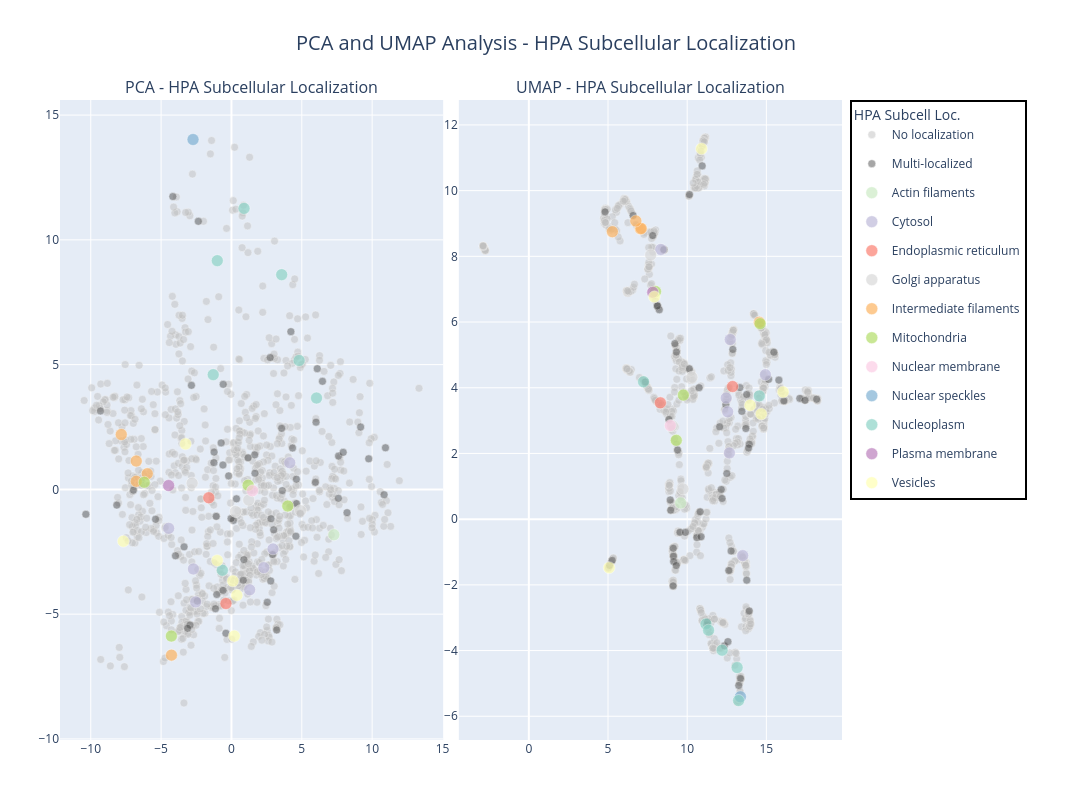

Notebook source saved alongside this figure:
### Code cell
import pandas as pd
import numpy as np
import plotly.express as px
import plotly.graph_objects as go
from plotly.subplots import make_subplots

def create_localization_only_plots(df):
   """Create PCA and UMAP plots colored only by localization"""
   
   df = df.copy()
   df['localization_category'] = df.apply(lambda row: 
       'No localization' if (pd.isna(row['Metadata_hpa_main_loc']) or row['Metadata_hpa_main_loc'] == 'None') else
       'Multi-localized' if (';' in str(row['Metadata_hpa_main_loc']) or 
                            (not pd.isna(row['Metadata_hpa_additional_loc']) and 
                             row['Metadata_hpa_additional_loc'] != 'None')) else
       str(row['Metadata_hpa_main_loc']), axis=1
   )
   
   # Create subplots with reduced spacing
   fig = make_subplots(
       rows=1, cols=2,
       subplot_titles=('PCA - HPA Subcellular Localization', 'UMAP - HPA Subcellular Localization'),
       horizontal_spacing=0.02
   )
   
   # Color schemes
   unique_locs = [loc for loc in df['localization_category'].unique() 
                  if loc not in ['No localization', 'Multi-localized']]
   colors = px.colors.qualitative.Set3 + px.colors.qualitative.Pastel + px.colors.qualitative.Set1
   loc_colors = {loc: colors[i % len(colors)] for i, loc in enumerate(unique_locs)}
   loc_colors['No localization'] = '#C0C0C0'
   loc_colors['Multi-localized'] = '#505050'
   
   # Plot configurations
   plots_config = [
       ('PC1', 'PC2', 1, 1),
       ('UMAP1', 'UMAP2', 1, 2)
   ]
   
   # Define plotting order: background categories first, then specific localizations
   background_categories = ['No localization', 'Multi-localized']
   specific_categories = [cat for cat in sorted(df['localization_category'].unique()) 
                        if cat not in background_categories]
   plot_order = background_categories + specific_categories
   
   for x_col, y_col, row, col in plots_config:
       for i, value in enumerate(plot_order):
           if value not in df['localization_category'].values:
               continue
               
           subset = df[df['localization_category'] == value]
           
           if len(subset) == 0:
               continue
           
           color = loc_colors.get(value, '#000000')
           # Make background categories less prominent but still visible
           if value in ['No localization', 'Multi-localized']:
               opacity = 0.5
               size = 8
           else:
               opacity = 0.7
               size = 12
           
           # Only show legend for first subplot to avoid duplicates
           show_legend = (col == 1)
           
           fig.add_trace(
               go.Scatter(
                   x=subset[x_col],
                   y=subset[y_col],
                   mode='markers',
                   name=str(value),
                   legendgroup=str(value),
                   showlegend=show_legend,
                   marker=dict(
                       color=color, 
                       size=size, 
                       opacity=opacity,
                       line=dict(width=0.5, color='white')
                   ),
                   customdata=np.column_stack((
                       subset.index,
                       subset['Metadata_hpa_main_loc'].fillna('None')
                   )),
                   hovertemplate='<b>%{customdata[0]}</b><br>' +
                                f'{x_col}: %{{x:.3f}}<br>' +
                                f'{y_col}: %{{y:.3f}}<br>' +
                                'Localization: %{customdata[1]}<br>' +
                                '<extra></extra>'
               ),
               row=row, col=col
           )
   
   # Update subplot titles with larger font
   for i, annotation in enumerate(fig['layout']['annotations']):
       annotation['font'] = dict(size=16)
   
   fig.update_layout(
       title=dict(
           text='PCA and UMAP Analysis - HPA Subcellular Localization',
           font=dict(size=20),
           x=0.5
       ),
       height=800,
       width=1600,
       legend=dict(
           title=dict(text='HPA Subcell Loc.', font=dict(size=14)),
           font=dict(size=12),
           yanchor="top",
           y=1.0,
           xanchor="left",
           x=1.01,
           bgcolor="rgba(255,255,255,0.9)",
           bordercolor="Black",
           borderwidth=2
       ),
       margin=dict(l=60, r=250, t=100, b=60),
       showlegend=True
   )
   
   # Update axis labels
   fig.update_xaxes(title_font=dict(size=14), tickfont=dict(size=12))
   fig.update_yaxes(title_font=dict(size=14), tickfont=dict(size=12))
   
   return fig

# Usage
dashboard = create_localization_only_plots(df=data_results.set_index("Metadata_gene_allele"))
dashboard.show()

# Show summary statistics
print("\nDataset Summary:")
print(f"Total genes: {len(data_results)}")
df_indexed = data_results.set_index("Metadata_gene_allele")
df_indexed['localization_category'] = df_indexed.apply(lambda row: 
   'No localization' if (pd.isna(row['Metadata_hpa_main_loc']) or row['Metadata_hpa_main_loc'] == 'None') else
   'Multi-localized' if (';' in str(row['Metadata_hpa_main_loc']) or 
                        (not pd.isna(row['Metadata_hpa_additional_loc']) and 
                         row['Metadata_hpa_additional_loc'] != 'None')) else
   str(row['Metadata_hpa_main_loc']), axis=1
)
print(f"Localization patterns:")
print(df_indexed['localization_category'].value_counts())

### Figure 1 — Plotly figure (JSON) as saved in the notebook; plotly's stock layout.template omitted (floating-point values rounded to 4 significant figures; data arrays with more than 128 entries replaced by an {"elided": "..."} marker saying what was removed)
{"data": [{"customdata": {"elided": "909x2 str values"}, "hovertemplate": "<b>%{customdata[0]}</b><br>PC1: %{x:.3f}<br>PC2: %{y:.3f}<br>Localization: %{customdata[1]}<br><extra></extra>", "legendgroup": "No localization", "marker": {"color": "#C0C0C0", "line": {"color": "white", "width": 0.5}, "opacity": 0.5, "size": 8}, "mode": "markers", "name": "No localization", "showlegend": true, "type": "scatter", "x": {"elided": "909 float values"}, "xaxis": "x", "y": {"elided": "909 float values"}, "yaxis": "y"}, {"customdata": [["BRIP1", "Nuclear membrane;Nucleoplasm"], ["IL2RG", "Plasma membrane"], ["SOS2", "Nucleoplasm;Vesicles"], ["BRAF", "Cytosol;Vesicles"], ["PDGFRB", "Vesicles"], ["AIPL1", "Nuclear speckles"], ["HPRT1", "Cytosol"], ["TPM3", "Actin filaments"], ["CCBE1", "Cytosol;Plasma membrane"], ["FXN", "Mitochondria"], ["DOLK", "Nucleoli;Nucleoplasm"], ["FOXP3", "Nucleoplasm"], ["TPM1", "Actin filaments"], ["FLCN", "Cytosol"], ["DIABLO", "Mitochondria"], ["SDC3", "Mitochondria"], ["RAF1", "Cytosol;Plasma membrane"], ["ZC4H2", "Microtubules;Primary cilium;Vesicles"], ["IMPDH1", "Cytosol"], ["SMAD3", "Nucleoplasm"], ["SHOC2", "Cytosol;Nucleoplasm"], ["PNPO", "Cytosol;Nucleoplasm"], ["LITAF", "Nucleoplasm"], ["FKBP6", "Cytosol;Nucleoli fibrillar center"], ["BFSP2", "Cytosol;Plasma membrane"], ["GRN", "Lysosomes"], ["UBQLN2", "Cytosol"], ["SMAD1", "Cytosol;Nucleoplasm"], ["NMNAT1", "Nuclear bodies;Nucleoplasm"], ["SIX1", "Nucleoplasm"], ["LIG4", "Nucleoplasm"], ["PYGL", "Cytosol;Plasma membrane"], ["WRAP53", "Nuclear bodies"], ["APOA1", "Vesicles"], ["BRCA1", "Nuclear bodies;Nucleoplasm"], ["NT5C3A", "Cytosol;Endoplasmic reticulum"], ["MVK", "Cytosol;Vesicles"], ["SNIP1", "Nucleoplasm"], ["SMARCB1", "Nucleoplasm"], ["IRAK4", "Cytosol;Microtubules"], ["NFU1", "Cytosol"], ["PNKP", "Nucleoli;Nucleoplasm"], ["NEXN", "Actin filaments;Plasma membrane"], ["KCTD1", "Nucleoplasm"], ["G6PD", "Cytosol"], ["RP2", "End piece;Mid piece;Plasma membrane;Principal piece"], ["ZMYND10", "Basal body;Plasma membrane"], ["GLYCTK", "Cytosol"], ["EMD", "Nuclear membrane"], ["CDKN1A", "Nuclear bodies;Nucleoplasm"], ["GALE", "Cytosol;Golgi apparatus"], ["RET", "Cytosol;Golgi apparatus"], ["POLR1C", "Nucleoli fibrillar center;Nucleoplasm"], ["NR0B1", "Nuclear speckles"], ["BAP1", "Nucleoplasm"], ["BAG3", "Cytosol"], ["MYOZ2", "Cytosol;Nucleoplasm"], ["BCL10", "Cytosol"], ["KRT2", "Cytosol;Intermediate filaments"]], "hovertemplate": "<b>%{customdata[0]}</b><br>PC1: %{x:.3f}<br>PC2: %{y:.3f}<br>Localization: %{customdata[1]}<br><extra></extra>", "legendgroup": "Multi-localized", "marker": {"color": "#505050", "line": {"color": "white", "width": 0.5}, "opacity": 0.5, "size": 8}, "mode": "markers", "name": "Multi-localized", "showlegend": true, "type": "scatter", "x": [9.182, 4.342, 10.95, -2.43, 5.967, 0.1391, -1.041, -1.247, 3.613, -1.091, 4.628, 6.098, 3.215, -0.1982, -6.966, 8.215, 0.8855, 3.569, -0.02738, 1.655, 7.596, -10.35, -0.6044, 4.581, 7.609, -5.394, -3.977, 4.615, -4.166, 6.469, 9.758, -2.947, 0.8405, -1.234, 4.89, -8.148, -3.368, -2.354, 2.546, 10.85, 6.012, 4.224, 2.788, -1.138, -3.115, 2.92, 3.001, 1.179, 7.941, 2.752, -0.5986, -2.844, 0.3571, -0.5855, 2.809, -0.3939, 1.673, -9.31, -0.7323], "xaxis": "x", "y": [2.499, 1.659, 1.667, -4.475, 0.2863, -1.244, -4.211, 1.072, -0.05008, -1.081, -0.5712, 4.837, -5.635, 0.5413, -0.03138, -0.9332, -2.816, 2.447, -1.17, 1.384, -0.3564, -0.9969, 0.9769, -1.876, 1.336, -1.197, -2.661, 0.4087, 11.74, 4.33, 1.225, -5.437, -3.643, 1.495, -0.9658, -0.6296, -2.303, 10.74, -4.524, -0.2145, 2.693, 6.321, -3.669, -4.783, -5.567, -2.611, -1.621, 1.265, 1.485, 5.282, -4.05, 4.17, -0.3786, 4.21, -1.177, -5.764, 0.647, 3.142, 1.862], "yaxis": "y"}, {"customdata": [["FGD4", "Actin filaments"]], "hovertemplate": "<b>%{customdata[0]}</b><br>PC1: %{x:.3f}<br>PC2: %{y:.3f}<br>Localization: %{customdata[1]}<br><extra></extra>", "legendgroup": "Actin filaments", "marker": {"color": "rgb(204,235,197)", "line": {"color": "white", "width": 0.5}, "opacity": 0.7, "size": 12}, "mode": "markers", "name": "Actin filaments", "showlegend": true, "type": "scatter", "x": [7.28], "xaxis": "x", "y": [-1.818], "yaxis": "y"}, {"customdata": [["NCF2", "Cytosol"], ["TH", "Cytosol"], ["GCK", "Cytosol"], ["KRAS", "Cytosol"], ["AMPD2", "Cytosol"], ["PRKAR1A", "Cytosol"], ["DCX", "Cytosol"]], "hovertemplate": "<b>%{customdata[0]}</b><br>PC1: %{x:.3f}<br>PC2: %{y:.3f}<br>Localization: %{customdata[1]}<br><extra></extra>", "legendgroup": "Cytosol", "marker": {"color": "rgb(190,186,218)", "line": {"color": "white", "width": 0.5}, "opacity": 0.7, "size": 12}, "mode": "markers", "name": "Cytosol", "showlegend": true, "type": "scatter", "x": [1.296, -2.543, 2.954, 4.147, 2.303, -4.459, -2.704], "xaxis": "x", "y": [-4.025, -4.511, -2.386, 1.067, -3.136, -1.561, -3.19], "yaxis": "y"}, {"customdata": [["IER3IP1", "Endoplasmic reticulum"], ["EIF2B4", "Endoplasmic reticulum"]], "hovertemplate": "<b>%{customdata[0]}</b><br>PC1: %{x:.3f}<br>PC2: %{y:.3f}<br>Localization: %{customdata[1]}<br><extra></extra>", "legendgroup": "Endoplasmic reticulum", "marker": {"color": "rgb(251,128,114)", "line": {"color": "white", "width": 0.5}, "opacity": 0.7, "size": 12}, "mode": "markers", "name": "Endoplasmic reticulum", "showlegend": true, "type": "scatter", "x": [-1.609, -0.3904], "xaxis": "x", "y": [-0.3365, -4.574], "yaxis": "y"}, {"customdata": [["POMT1", "Golgi apparatus"], ["HGD", "Golgi apparatus"], ["SH3BP2", "Golgi apparatus"], ["COMP", "Golgi apparatus"]], "hovertemplate": "<b>%{customdata[0]}</b><br>PC1: %{x:.3f}<br>PC2: %{y:.3f}<br>Localization: %{customdata[1]}<br><extra></extra>", "legendgroup": "Golgi apparatus", "marker": {"color": "rgb(217,217,217)", "line": {"color": "white", "width": 0.5}, "opacity": 0.7, "size": 12}, "mode": "markers", "name": "Golgi apparatus", "showlegend": true, "type": "scatter", "x": [0.295, 4.909, 1.23, -2.795], "xaxis": "x", "y": [-0.8854, -0.8547, -0.4288, 0.2506], "yaxis": "y"}, {"customdata": [["KRT6A", "Intermediate filaments"], ["KRT8", "Intermediate filaments"], ["DES", "Intermediate filaments"], ["KRT4", "Intermediate filaments"], ["GFAP", "Intermediate filaments"]], "hovertemplate": "<b>%{customdata[0]}</b><br>PC1: %{x:.3f}<br>PC2: %{y:.3f}<br>Localization: %{customdata[1]}<br><extra></extra>", "legendgroup": "Intermediate filaments", "marker": {"color": "rgb(253,180,98)", "line": {"color": "white", "width": 0.5}, "opacity": 0.7, "size": 12}, "mode": "markers", "name": "Intermediate filaments", "showlegend": true, "type": "scatter", "x": [-5.984, -4.264, -7.832, -6.767, -6.765], "xaxis": "x", "y": [0.6264, -6.642, 2.199, 0.3244, 1.135], "yaxis": "y"}, {"customdata": [["FBP1", "Mitochondria"], ["COQ8A", "Mitochondria"], ["SUCLA2", "Mitochondria"], ["FH", "Mitochondria"]], "hovertemplate": "<b>%{customdata[0]}</b><br>PC1: %{x:.3f}<br>PC2: %{y:.3f}<br>Localization: %{customdata[1]}<br><extra></extra>", "legendgroup": "Mitochondria", "marker": {"color": "rgb(179,222,105)", "line": {"color": "white", "width": 0.5}, "opacity": 0.7, "size": 12}, "mode": "markers", "name": "Mitochondria", "showlegend": true, "type": "scatter", "x": [-4.271, 1.188, 4.004, -6.199], "xaxis": "x", "y": [-5.879, 0.1663, -0.6665, 0.2867], "yaxis": "y"}, {"customdata": [["FA2H", "Nuclear membrane"]], "hovertemplate": "<b>%{customdata[0]}</b><br>PC1: %{x:.3f}<br>PC2: %{y:.3f}<br>Localization: %{customdata[1]}<br><extra></extra>", "legendgroup": "Nuclear membrane", "marker": {"color": "rgb(252,205,229)", "line": {"color": "white", "width": 0.5}, "opacity": 0.7, "size": 12}, "mode": "markers", "name": "Nuclear membrane", "showlegend": true, "type": "scatter", "x": [1.493], "xaxis": "x", "y": [-0.05631], "yaxis": "y"}, {"customdata": [["LMNA", "Nuclear speckles"]], "hovertemplate": "<b>%{customdata[0]}</b><br>PC1: %{x:.3f}<br>PC2: %{y:.3f}<br>Localization: %{customdata[1]}<br><extra></extra>", "legendgroup": "Nuclear speckles", "marker": {"color": "rgb(128,177,211)", "line": {"color": "white", "width": 0.5}, "opacity": 0.7, "size": 12}, "mode": "markers", "name": "Nuclear speckles", "showlegend": true, "type": "scatter", "x": [-2.732], "xaxis": "x", "y": [14.02], "yaxis": "y"}, {"customdata": [["GATA2", "Nucleoplasm"], ["MLH1", "Nucleoplasm"], ["CTCF", "Nucleoplasm"], ["RPS19", "Nucleoplasm"], ["GSS", "Nucleoplasm"], ["THAP1", "Nucleoplasm"], ["FANCC", "Nucleoplasm"]], "hovertemplate": "<b>%{customdata[0]}</b><br>PC1: %{x:.3f}<br>PC2: %{y:.3f}<br>Localization: %{customdata[1]}<br><extra></extra>", "legendgroup": "Nucleoplasm", "marker": {"color": "rgb(141,211,199)", "line": {"color": "white", "width": 0.5}, "opacity": 0.7, "size": 12}, "mode": "markers", "name": "Nucleoplasm", "showlegend": true, "type": "scatter", "x": [3.572, 6.046, 0.8946, -1.008, -0.6456, 4.808, -1.298], "xaxis": "x", "y": [8.604, 3.661, 11.26, 9.167, -3.239, 5.166, 4.598], "yaxis": "y"}, {"customdata": [["CLDN19", "Plasma membrane"]], "hovertemplate": "<b>%{customdata[0]}</b><br>PC1: %{x:.3f}<br>PC2: %{y:.3f}<br>Localization: %{customdata[1]}<br><extra></extra>", "legendgroup": "Plasma membrane", "marker": {"color": "rgb(188,128,189)", "line": {"color": "white", "width": 0.5}, "opacity": 0.7, "size": 12}, "mode": "markers", "name": "Plasma membrane", "showlegend": true, "type": "scatter", "x": [-4.465], "xaxis": "x", "y": [0.154], "yaxis": "y"}, {"customdata": [["GYG1", "Vesicles"], ["PRPS1", "Vesicles"], ["TPK1", "Vesicles"], ["AGXT", "Vesicles"], ["CFP", "Vesicles"], ["PSAP", "Vesicles"]], "hovertemplate": "<b>%{customdata[0]}</b><br>PC1: %{x:.3f}<br>PC2: %{y:.3f}<br>Localization: %{customdata[1]}<br><extra></extra>", "legendgroup": "Vesicles", "marker": {"color": "rgb(255,255,179)", "line": {"color": "white", "width": 0.5}, "opacity": 0.7, "size": 12}, "mode": "markers", "name": "Vesicles", "showlegend": true, "type": "scatter", "x": [0.386, 0.1977, 0.103, -1.012, -7.684, -3.263], "xaxis": "x", "y": [-4.244, -5.879, -3.67, -2.853, -2.077, 1.823], "yaxis": "y"}, {"customdata": {"elided": "909x2 str values"}, "hovertemplate": "<b>%{customdata[0]}</b><br>UMAP1: %{x:.3f}<br>UMAP2: %{y:.3f}<br>Localization: %{customdata[1]}<br><extra></extra>", "legendgroup": "No localization", "marker": {"color": "#C0C0C0", "line": {"color": "white", "width": 0.5}, "opacity": 0.5, "size": 8}, "mode": "markers", "name": "No localization", "showlegend": false, "type": "scatter", "x": {"elided": "909 float values"}, "xaxis": "x2", "y": {"elided": "909 float values"}, "yaxis": "y2"}, {"customdata": [["BRIP1", "Nuclear membrane;Nucleoplasm"], ["IL2RG", "Plasma membrane"], ["SOS2", "Nucleoplasm;Vesicles"], ["BRAF", "Cytosol;Vesicles"], ["PDGFRB", "Vesicles"], ["AIPL1", "Nuclear speckles"], ["HPRT1", "Cytosol"], ["TPM3", "Actin filaments"], ["CCBE1", "Cytosol;Plasma membrane"], ["FXN", "Mitochondria"], ["DOLK", "Nucleoli;Nucleoplasm"], ["FOXP3", "Nucleoplasm"], ["TPM1", "Actin filaments"], ["FLCN", "Cytosol"], ["DIABLO", "Mitochondria"], ["SDC3", "Mitochondria"], ["RAF1", "Cytosol;Plasma membrane"], ["ZC4H2", "Microtubules;Primary cilium;Vesicles"], ["IMPDH1", "Cytosol"], ["SMAD3", "Nucleoplasm"], ["SHOC2", "Cytosol;Nucleoplasm"], ["PNPO", "Cytosol;Nucleoplasm"], ["LITAF", "Nucleoplasm"], ["FKBP6", "Cytosol;Nucleoli fibrillar center"], ["BFSP2", "Cytosol;Plasma membrane"], ["GRN", "Lysosomes"], ["UBQLN2", "Cytosol"], ["SMAD1", "Cytosol;Nucleoplasm"], ["NMNAT1", "Nuclear bodies;Nucleoplasm"], ["SIX1", "Nucleoplasm"], ["LIG4", "Nucleoplasm"], ["PYGL", "Cytosol;Plasma membrane"], ["WRAP53", "Nuclear bodies"], ["APOA1", "Vesicles"], ["BRCA1", "Nuclear bodies;Nucleoplasm"], ["NT5C3A", "Cytosol;Endoplasmic reticulum"], ["MVK", "Cytosol;Vesicles"], ["SNIP1", "Nucleoplasm"], ["SMARCB1", "Nucleoplasm"], ["IRAK4", "Cytosol;Microtubules"], ["NFU1", "Cytosol"], ["PNKP", "Nucleoli;Nucleoplasm"], ["NEXN", "Actin filaments;Plasma membrane"], ["KCTD1", "Nucleoplasm"], ["G6PD", "Cytosol"], ["RP2", "End piece;Mid piece;Plasma membrane;Principal piece"], ["ZMYND10", "Basal body;Plasma membrane"], ["GLYCTK", "Cytosol"], ["EMD", "Nuclear membrane"], ["CDKN1A", "Nuclear bodies;Nucleoplasm"], ["GALE", "Cytosol;Golgi apparatus"], ["RET", "Cytosol;Golgi apparatus"], ["POLR1C", "Nucleoli fibrillar center;Nucleoplasm"], ["NR0B1", "Nuclear speckles"], ["BAP1", "Nucleoplasm"], ["BAG3", "Cytosol"], ["MYOZ2", "Cytosol;Nucleoplasm"], ["BCL10", "Cytosol"], ["KRT2", "Cytosol;Intermediate filaments"]], "hovertemplate": "<b>%{customdata[0]}</b><br>UMAP1: %{x:.3f}<br>UMAP2: %{y:.3f}<br>Localization: %{customdata[1]}<br><extra></extra>", "legendgroup": "Multi-localized", "marker": {"color": "#505050", "line": {"color": "white", "width": 0.5}, "opacity": 0.5, "size": 8}, "mode": "markers", "name": "Multi-localized", "showlegend": false, "type": "scatter", "x": [9.107, 9.321, 9.134, 18.18, 8.957, 13.93, 15.79, 8.133, 12.2, 13.7, 9.392, 11.24, 5.097, 13.76, 7.815, 9.12, 16.11, 12.77, 10.75, 13.92, 9.549, 6.584, 8.237, 12.5, 10.61, 10.14, 8.523, 10.82, 13.36, 11.28, 9.143, 12.88, 12.44, 8.111, 8.928, 10.95, 15.14, 13.26, 5.266, 9.308, 10.88, 12.35, 17.11, 13.33, 15.48, 17.44, 12.05, 8.847, 9.889, 12.57, 13.45, 7.349, 13.88, 12.63, 12.15, 13.76, 9.222, 4.814, 10.14], "xaxis": "x2", "y": [-2.033, 5.088, -1.131, 3.653, 0.2741, 2.28, 4.232, 6.492, 0.6292, 2.758, 2.106, -3.225, -1.409, -1.857, 8.633, -0.8863, 3.602, -0.9698, 4.001, -2.793, -0.3978, 9.243, 6.372, 1.389, -0.5619, 9.881, 8.207, 0.2248, -4.847, -3.128, -1.292, 5.165, 3.483, 6.491, 0.5844, 10.75, 4.255, -5.061, -1.251, -1.412, -0.5356, -3.857, 3.676, 4.004, 5.082, 3.617, 2.812, 3.035, -0.4021, -3.729, 3.283, 4.175, 2.166, -1.563, 0.9018, 3.795, 5.344, 9.351, 4.575], "yaxis": "y2"}, {"customdata": [["FGD4", "Actin filaments"]], "hovertemplate": "<b>%{customdata[0]}</b><br>UMAP1: %{x:.3f}<br>UMAP2: %{y:.3f}<br>Localization: %{customdata[1]}<br><extra></extra>", "legendgroup": "Actin filaments", "marker": {"color": "rgb(204,235,197)", "line": {"color": "white", "width": 0.5}, "opacity": 0.7, "size": 12}, "mode": "markers", "name": "Actin filaments", "showlegend": false, "type": "scatter", "x": [9.588], "xaxis": "x2", "y": [0.4934], "yaxis": "y2"}, {"customdata": [["NCF2", "Cytosol"], ["TH", "Cytosol"], ["GCK", "Cytosol"], ["KRAS", "Cytosol"], ["AMPD2", "Cytosol"], ["PRKAR1A", "Cytosol"], ["DCX", "Cytosol"]], "hovertemplate": "<b>%{customdata[0]}</b><br>UMAP1: %{x:.3f}<br>UMAP2: %{y:.3f}<br>Localization: %{customdata[1]}<br><extra></extra>", "legendgroup": "Cytosol", "marker": {"color": "rgb(190,186,218)", "line": {"color": "white", "width": 0.5}, "opacity": 0.7, "size": 12}, "mode": "markers", "name": "Cytosol", "showlegend": false, "type": "scatter", "x": [12.56, 12.72, 12.66, 13.51, 12.46, 8.336, 14.94], "xaxis": "x2", "y": [3.266, 5.466, 2.013, -1.11, 3.687, 8.21, 4.397], "yaxis": "y2"}, {"customdata": [["IER3IP1", "Endoplasmic reticulum"], ["EIF2B4", "Endoplasmic reticulum"]], "hovertemplate": "<b>%{customdata[0]}</b><br>UMAP1: %{x:.3f}<br>UMAP2: %{y:.3f}<br>Localization: %{customdata[1]}<br><extra></extra>", "legendgroup": "Endoplasmic reticulum", "marker": {"color": "rgb(251,128,114)", "line": {"color": "white", "width": 0.5}, "opacity": 0.7, "size": 12}, "mode": "markers", "name": "Endoplasmic reticulum", "showlegend": false, "type": "scatter", "x": [8.305, 12.86], "xaxis": "x2", "y": [3.541, 4.037], "yaxis": "y2"}, {"customdata": [["POMT1", "Golgi apparatus"], ["HGD", "Golgi apparatus"], ["SH3BP2", "Golgi apparatus"], ["COMP", "Golgi apparatus"]], "hovertemplate": "<b>%{customdata[0]}</b><br>UMAP1: %{x:.3f}<br>UMAP2: %{y:.3f}<br>Localization: %{customdata[1]}<br><extra></extra>", "legendgroup": "Golgi apparatus", "marker": {"color": "rgb(217,217,217)", "line": {"color": "white", "width": 0.5}, "opacity": 0.7, "size": 12}, "mode": "markers", "name": "Golgi apparatus", "showlegend": false, "type": "scatter", "x": [9.054, 9.734, 10.3, 7.695], "xaxis": "x2", "y": [2.844, 0.9208, 4.32, 8.041], "yaxis": "y2"}, {"customdata": [["KRT6A", "Intermediate filaments"], ["KRT8", "Intermediate filaments"], ["DES", "Intermediate filaments"], ["KRT4", "Intermediate filaments"], ["GFAP", "Intermediate filaments"]], "hovertemplate": "<b>%{customdata[0]}</b><br>UMAP1: %{x:.3f}<br>UMAP2: %{y:.3f}<br>Localization: %{customdata[1]}<br><extra></extra>", "legendgroup": "Intermediate filaments", "marker": {"color": "rgb(253,180,98)", "line": {"color": "white", "width": 0.5}, "opacity": 0.7, "size": 12}, "mode": "markers", "name": "Intermediate filaments", "showlegend": false, "type": "scatter", "x": [7.046, 14.56, 5.274, 7.094, 6.759], "xaxis": "x2", "y": [8.837, 5.994, 8.75, 8.848, 9.076], "yaxis": "y2"}, {"customdata": [["FBP1", "Mitochondria"], ["COQ8A", "Mitochondria"], ["SUCLA2", "Mitochondria"], ["FH", "Mitochondria"]], "hovertemplate": "<b>%{customdata[0]}</b><br>UMAP1: %{x:.3f}<br>UMAP2: %{y:.3f}<br>Localization: %{customdata[1]}<br><extra></extra>", "legendgroup": "Mitochondria", "marker": {"color": "rgb(179,222,105)", "line": {"color": "white", "width": 0.5}, "opacity": 0.7, "size": 12}, "mode": "markers", "name": "Mitochondria", "showlegend": false, "type": "scatter", "x": [14.6, 9.757, 9.311, 8.002], "xaxis": "x2", "y": [5.951, 3.776, 2.4, 6.929], "yaxis": "y2"}, {"customdata": [["FA2H", "Nuclear membrane"]], "hovertemplate": "<b>%{customdata[0]}</b><br>UMAP1: %{x:.3f}<br>UMAP2: %{y:.3f}<br>Localization: %{customdata[1]}<br><extra></extra>", "legendgroup": "Nuclear membrane", "marker": {"color": "rgb(252,205,229)", "line": {"color": "white", "width": 0.5}, "opacity": 0.7, "size": 12}, "mode": "markers", "name": "Nuclear membrane", "showlegend": false, "type": "scatter", "x": [8.935], "xaxis": "x2", "y": [2.847], "yaxis": "y2"}, {"customdata": [["LMNA", "Nuclear speckles"]], "hovertemplate": "<b>%{customdata[0]}</b><br>UMAP1: %{x:.3f}<br>UMAP2: %{y:.3f}<br>Localization: %{customdata[1]}<br><extra></extra>", "legendgroup": "Nuclear speckles", "marker": {"color": "rgb(128,177,211)", "line": {"color": "white", "width": 0.5}, "opacity": 0.7, "size": 12}, "mode": "markers", "name": "Nuclear speckles", "showlegend": false, "type": "scatter", "x": [13.36], "xaxis": "x2", "y": [-5.407], "yaxis": "y2"}, {"customdata": [["GATA2", "Nucleoplasm"], ["MLH1", "Nucleoplasm"], ["CTCF", "Nucleoplasm"], ["RPS19", "Nucleoplasm"], ["GSS", "Nucleoplasm"], ["THAP1", "Nucleoplasm"], ["FANCC", "Nucleoplasm"]], "hovertemplate": "<b>%{customdata[0]}</b><br>UMAP1: %{x:.3f}<br>UMAP2: %{y:.3f}<br>Localization: %{customdata[1]}<br><extra></extra>", "legendgroup": "Nucleoplasm", "marker": {"color": "rgb(141,211,199)", "line": {"color": "white", "width": 0.5}, "opacity": 0.7, "size": 12}, "mode": "markers", "name": "Nucleoplasm", "showlegend": false, "type": "scatter", "x": [12.21, 11.19, 13.24, 13.15, 14.55, 11.35, 7.241], "xaxis": "x2", "y": [-3.988, -3.193, -5.52, -4.517, 3.752, -3.379, 4.181], "yaxis": "y2"}, {"customdata": [["CLDN19", "Plasma membrane"]], "hovertemplate": "<b>%{customdata[0]}</b><br>UMAP1: %{x:.3f}<br>UMAP2: %{y:.3f}<br>Localization: %{customdata[1]}<br><extra></extra>", "legendgroup": "Plasma membrane", "marker": {"color": "rgb(188,128,189)", "line": {"color": "white", "width": 0.5}, "opacity": 0.7, "size": 12}, "mode": "markers", "name": "Plasma membrane", "showlegend": false, "type": "scatter", "x": [7.825], "xaxis": "x2", "y": [6.907], "yaxis": "y2"}, {"customdata": [["GYG1", "Vesicles"], ["PRPS1", "Vesicles"], ["TPK1", "Vesicles"], ["AGXT", "Vesicles"], ["CFP", "Vesicles"], ["PSAP", "Vesicles"]], "hovertemplate": "<b>%{customdata[0]}</b><br>UMAP1: %{x:.3f}<br>UMAP2: %{y:.3f}<br>Localization: %{customdata[1]}<br><extra></extra>", "legendgroup": "Vesicles", "marker": {"color": "rgb(255,255,179)", "line": {"color": "white", "width": 0.5}, "opacity": 0.7, "size": 12}, "mode": "markers", "name": "Vesicles", "showlegend": false, "type": "scatter", "x": [16.06, 5.069, 14.68, 13.97, 10.91, 7.925], "xaxis": "x2", "y": [3.869, -1.478, 3.204, 3.466, 11.27, 6.766], "yaxis": "y2"}], "layout": {"annotations": [{"font": {"size": 16}, "showarrow": false, "text": "PCA - HPA Subcellular Localization", "x": 0.245, "xanchor": "center", "xref": "paper", "y": 1, "yanchor": "bottom", "yref": "paper"}, {"font": {"size": 16}, "showarrow": false, "text": "UMAP - HPA Subcellular Localization", "x": 0.755, "xanchor": "center", "xref": "paper", "y": 1, "yanchor": "bottom", "yref": "paper"}], "height": 800, "legend": {"bgcolor": "rgba(255,255,255,0.9)", "bordercolor": "Black", "borderwidth": 2, "font": {"size": 12}, "title": {"font": {"size": 14}, "text": "HPA Subcell Loc."}, "x": 1.01, "xanchor": "left", "y": 1, "yanchor": "top"}, "margin": {"b": 60, "l": 60, "r": 250, "t": 100}, "showlegend": true, "title": {"font": {"size": 20}, "text": "PCA and UMAP Analysis - HPA Subcellular Localization", "x": 0.5}, "width": 1600, "xaxis": {"anchor": "y", "autorange": true, "domain": [0, 0.49], "range": [-12.03, 14.89], "tickfont": {"size": 12}, "title": {"font": {"size": 14}}, "type": "linear"}, "xaxis2": {"anchor": "y2", "autorange": true, "domain": [0.51, 1], "range": [-4.282, 19.64], "tickfont": {"size": 12}, "title": {"font": {"size": 14}}, "type": "linear"}, "yaxis": {"anchor": "x", "autorange": true, "domain": [0, 1], "range": [-10.04, 15.6], "tickfont": {"size": 12}, "title": {"font": {"size": 14}}, "type": "linear"}, "yaxis2": {"anchor": "x2", "autorange": true, "domain": [0, 1], "range": [-6.723, 12.76], "tickfont": {"size": 12}, "title": {"font": {"size": 14}}, "type": "linear"}}}
